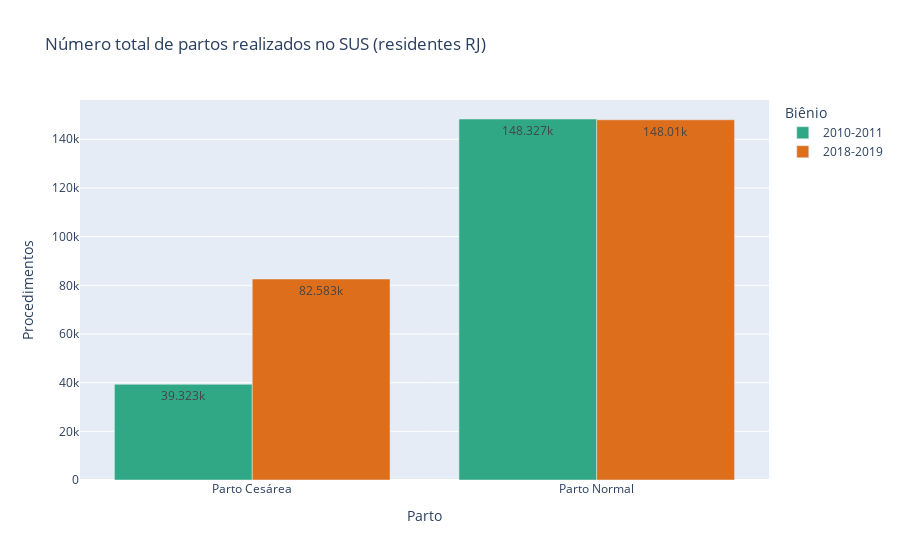

Notebook code for this chart:
### Markdown cell above
Residentes do estado do Rio de Janeiro.

### Code cell
px.bar(
  df_proc,
  x='Parto',
  y='Procedimentos',
  color='Biênio',
  barmode='group',
  title='Número total de partos realizados no SUS (residentes RJ)',
  color_discrete_map={'2010-2011': '#31A885', '2018-2019': '#DD6F1C'},
  text_auto=True
)

### Figure 1 — Plotly figure (JSON) as saved in the notebook; plotly's stock layout.template omitted (floating-point values rounded to 4 significant figures)
{"data": [{"alignmentgroup": "True", "hovertemplate": "Biênio=2010-2011<br>Parto=%{x}<br>Procedimentos=%{y}<extra></extra>", "legendgroup": "2010-2011", "marker": {"color": "#31A885", "pattern": {"shape": ""}}, "name": "2010-2011", "offsetgroup": "2010-2011", "orientation": "v", "showlegend": true, "textposition": "auto", "texttemplate": "%{y}", "type": "bar", "x": ["Parto Cesárea", "Parto Normal"], "xaxis": "x", "y": [39323, 148327], "yaxis": "y"}, {"alignmentgroup": "True", "hovertemplate": "Biênio=2018-2019<br>Parto=%{x}<br>Procedimentos=%{y}<extra></extra>", "legendgroup": "2018-2019", "marker": {"color": "#DD6F1C", "pattern": {"shape": ""}}, "name": "2018-2019", "offsetgroup": "2018-2019", "orientation": "v", "showlegend": true, "textposition": "auto", "texttemplate": "%{y}", "type": "bar", "x": ["Parto Cesárea", "Parto Normal"], "xaxis": "x", "y": [82583, 148010], "yaxis": "y"}], "layout": {"barmode": "group", "legend": {"title": {"text": "Biênio"}, "tracegroupgap": 0}, "title": {"text": "Número total de partos realizados no SUS (residentes RJ)"}, "xaxis": {"anchor": "y", "domain": [0, 1], "title": {"text": "Parto"}}, "yaxis": {"anchor": "x", "domain": [0, 1], "title": {"text": "Procedimentos"}}}}
